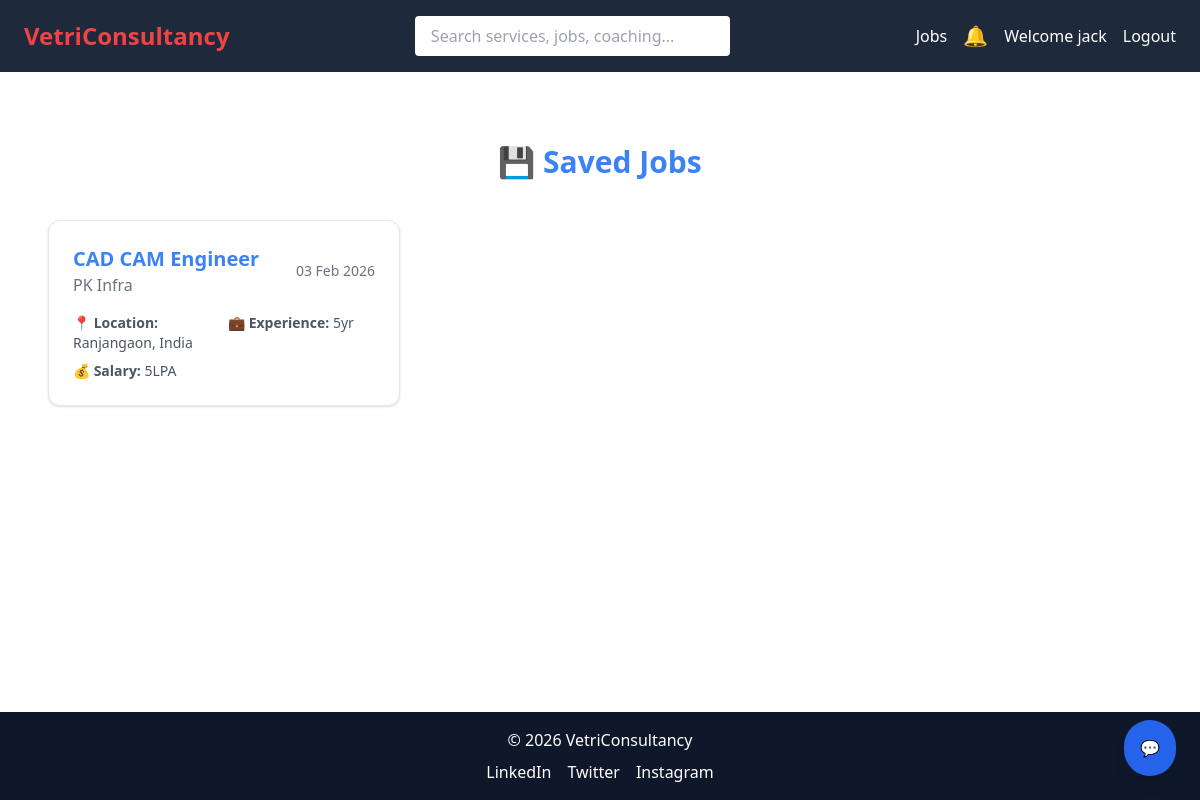
The page /saved-jobs/ (signed in) on the database its author committed.
### VCS/models.py (models this page shows, shortened)
class Job(models.Model):
    EXPERIENCE_CHOICES = [
        ('FRESHER', 'Fresher'),
        ('1-3', '1–3 Years'),
        ('3-5', '3–5 Years'),
        ('5+', '5+ Years'),
    ]
    company_name = models.CharField(max_length=200, db_index=True)
    job_title = models.CharField(max_length=200, db_index=True)
    location = models.CharField(max_length=100, db_index=True)
    experience = models.CharField(
        max_length=10,
        choices=EXPERIENCE_CHOICES,
        db_index=True
    )
    salary_range = models.IntegerField(help_text="Monthly salary", db_index=True)
    is_remote = models.BooleanField(default=False)
    eligibility = models.TextField()
    job_description = models.TextField()
    posted_at = models.DateTimeField(auto_now_add=True, db_index=True)
    saved_by = models.ManyToManyField(User, blank=True, related_name='saved_jobs')
    applied_by = models.ManyToManyField(User, through='JobApplication', related_name='applied_jobs')
    class Meta:
        indexes = [
            models.Index(fields=['job_title']),
            models.Index(fields=['location']),
            models.Index(fields=['experience']),
            models.Index(fields=['salary_range']),
        ]

### VCS/views.py (the view)
# urls.py: path('saved-jobs/', saved_jobs, name='saved_jobs'),
@login_required
def saved_jobs(request):
    jobs = request.user.saved_jobs.all()
    return render(request, 'saved_jobs.html', {'jobs': jobs})

### VCS/context_processors.py (called while the page is built)
def notification_count(request):
    if request.user.is_authenticated:
        unread_count = Notification.objects.filter(
            user=request.user,
            is_read=False
        ).count()
        latest_notifications = Notification.objects.filter(
            user=request.user
        ).order_by('-created_at')[:5]
    else:
        unread_count = 0
        latest_notifications = []
    return {
        'notification_count': unread_count,
        'latest_notifications': latest_notifications,
    }

### VCS/templates/saved_jobs.html
{% extends 'base.html' %}
{% block content %}
<div class="px-6 py-12 ">
    <h1 class="text-3xl font-bold mb-10 text-center text-blue-500">
        💾 Saved Jobs
    </h1>
    {% if jobs %}
     <div class="max-w-7xl mx-auto grid gap-6 sm:grid-cols-1 md:grid-cols-2 lg:grid-cols-3">
        {% for job in jobs %}
        <a href="{% url 'job_detail' job.pk %}" class="block group">
            <div class="bg-white border rounded-xl p-6 shadow hover:shadow-2xl
                        transition-transform transform hover:-translate-y-1 hover:scale-102
                        hover:bg-indigo-50 cursor-pointer h-full flex flex-col justify-between">
                <div class="flex flex-col md:flex-row justify-between items-start md:items-center">
                    <div class="mb-2 md:mb-0">
                        <h2 class="text-xl font-semibold text-blue-500 group-hover:text-indigo-600 transition">
                            {{ job.job_title }}
                        </h2>
                        <p class="text-gray-500">{{ job.company_name }}</p>
                    </div>
                    <span class="text-sm text-gray-400 md:text-gray-500">
                        {{ job.posted_at|date:"d M Y" }}
                    </span>
                </div>
                <div class="grid md:grid-cols-2 gap-2 mt-4 text-sm text-gray-600">
                    <p><strong>📍 Location:</strong> {{ job.location }}</p>
                    <p><strong>💼 Experience:</strong> {{ job.experience }}</p>
                    <p><strong>💰 Salary:</strong> {{ job.salary_range }}</p>
                </div>
            </div>
        </a>
        {% endfor %}
    </div>
    {% else %}
    <p class="text-center text-gray-500 mt-10">
        You haven’t saved any jobs yet.
    </p>
    {% endif %}
</div>
{% endblock %}

### VCS/templates/base.html (shortened to what this page needs)
<!DOCTYPE html>
<html lang="en" x-data="{ open: false, bell:false }">
<head>
    <script src="https://cdn.tailwindcss.com"></script>
</head>
<body class="flex flex-col min-h-screen" x-data="{ open:false }">
<header class="bg-slate-800 text-white px-4 md:px-6 py-4 flex flex-col md:flex-row md:items-center md:justify-between">
    <div class="flex justify-between items-center w-full md:w-auto">
        <a href="/" class="text-2xl text-red-500 font-bold">
            VetriConsultancy
        </a>
    </div>
    <div :class="{'block': open, 'hidden': !open}" class="w-full mt-4 md:mt-0 md:flex md:items-center md:justify-between">
        <form action="/search/" method="get"
              class="w-full md:w-1/3 mx-auto mb-2 md:mb-0">
            <input type="text" name="q"
                placeholder="Search services, jobs, coaching..."
                class="w-full px-4 py-2 rounded text-black focus:outline-none">
        </form>
        <nav class="flex flex-col md:flex-row md:items-center space-y-2 md:space-y-0 md:space-x-4">
            <a href="/jobs/" class="hover:text-blue-300">Jobs</a>
            {% if user.is_authenticated %}
            <div class="relative" x-data="{ bell:false }">
                <button @click="bell = !bell" class="relative text-xl">
                    🔔
                </button>
            </div>
            {% if user.is_superuser or user.is_staff %}
                <a href="{% url 'admin_dashboard' %}" class="hover:text-yellow-300 font-semibold">
                    Dashboard
                </a>
            {% else %}
                <a href="{% url 'profile' %}" class="hover:text-blue-300">
                    Welcome {{ user.username }}
                </a>
            {% endif %}
            <form method="post" action="{% url 'logout' %}" class="inline">
                <button type="submit" class="hover:text-red-300">Logout</button>
            </form>
            {% else %}
                <a href="/login/" class="hover:text-blue-300">Login</a>
                <a href="/signup/" class="bg-blue-500 px-3 py-1 rounded hover:bg-blue-600">Signup</a>
            {% endif %}
        </nav>
    </div>
</header>
<main class="flex-grow px-4 md:px-6 py-6">
    {% block content %}{% endblock %}
</main>
<footer class="bg-slate-900 text-white text-center p-4 mt-auto">
    <p>© 2026 VetriConsultancy</p>
    <div class="flex justify-center space-x-4 mt-2">
        <span>LinkedIn</span>
        <span>Twitter</span>
        <span>Instagram</span>
    </div>
</footer>
<div x-data="{ openChat: false }" class="fixed bottom-6 right-6 z-50">
    <button @click="openChat = true"
            class="bg-blue-600 hover:bg-blue-700 text-white p-4 rounded-full shadow-lg flex items-center justify-center animate-float">
        💬
    </button>
</div>
</body>
</html>

### VCS/templates/base.html (style rules this page uses)
.animate-float { animation: float 8s ease-in-out infinite; }

### rows shown on the page
Job: job_title "CAD CAM Engineer", company_name "PK Infra", posted_at "03 Feb 2026", location "Ranjangaon, India", experience "5yr", salary_range "5LPA"

### other values the page prints
{{ user.username }} "jack"
